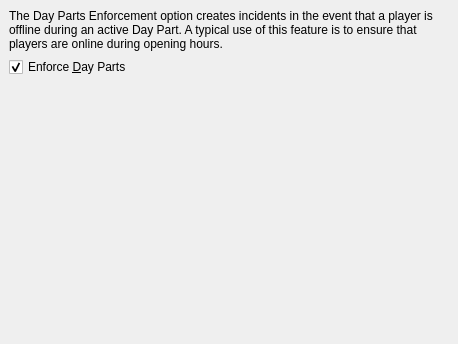
<?xml version="1.0" encoding="UTF-8"?>
<ui version="4.0">
 <class>EnforcementPage</class>
 <widget class="QWidget" name="EnforcementPage">
  <property name="geometry">
   <rect>
    <x>0</x>
    <y>0</y>
    <width>458</width>
    <height>344</height>
   </rect>
  </property>
  <property name="sizePolicy">
   <sizepolicy hsizetype="MinimumExpanding" vsizetype="Preferred">
    <horstretch>0</horstretch>
    <verstretch>0</verstretch>
   </sizepolicy>
  </property>
  <property name="windowTitle">
   <string>E&amp;nforcement</string>
  </property>
  <layout class="QHBoxLayout">
   <property name="spacing">
    <number>6</number>
   </property>
   <property name="leftMargin">
    <number>9</number>
   </property>
   <property name="topMargin">
    <number>9</number>
   </property>
   <property name="rightMargin">
    <number>9</number>
   </property>
   <property name="bottomMargin">
    <number>9</number>
   </property>
   <item>
    <layout class="QVBoxLayout">
     <property name="spacing">
      <number>6</number>
     </property>
     <property name="leftMargin">
      <number>0</number>
     </property>
     <property name="topMargin">
      <number>0</number>
     </property>
     <property name="rightMargin">
      <number>0</number>
     </property>
     <property name="bottomMargin">
      <number>0</number>
     </property>
     <item>
      <widget class="QLabel" name="m_mainLbl">
       <property name="sizePolicy">
        <sizepolicy hsizetype="Preferred" vsizetype="Preferred">
         <horstretch>0</horstretch>
         <verstretch>0</verstretch>
        </sizepolicy>
       </property>
       <property name="text">
        <string>The Day Parts Enforcement option creates incidents in the event that a player is offline during an active Day Part. A typical use of this feature is to ensure that players are online during opening hours.</string>
       </property>
       <property name="wordWrap">
        <bool>true</bool>
       </property>
      </widget>
     </item>
     <item>
      <widget class="QCheckBox" name="m_enforceDayParts">
       <property name="focusPolicy">
        <enum>Qt::StrongFocus</enum>
       </property>
       <property name="text">
        <string>Enforce &amp;Day Parts</string>
       </property>
       <property name="checked">
        <bool>true</bool>
       </property>
      </widget>
     </item>
     <item>
      <spacer>
       <property name="orientation">
        <enum>Qt::Vertical</enum>
       </property>
       <property name="sizeHint" stdset="0">
        <size>
         <width>380</width>
         <height>71</height>
        </size>
       </property>
      </spacer>
     </item>
    </layout>
   </item>
  </layout>
 </widget>
 <resources>
  <include location="../images/images.qrc"/>
 </resources>
 <connections/>
</ui>
